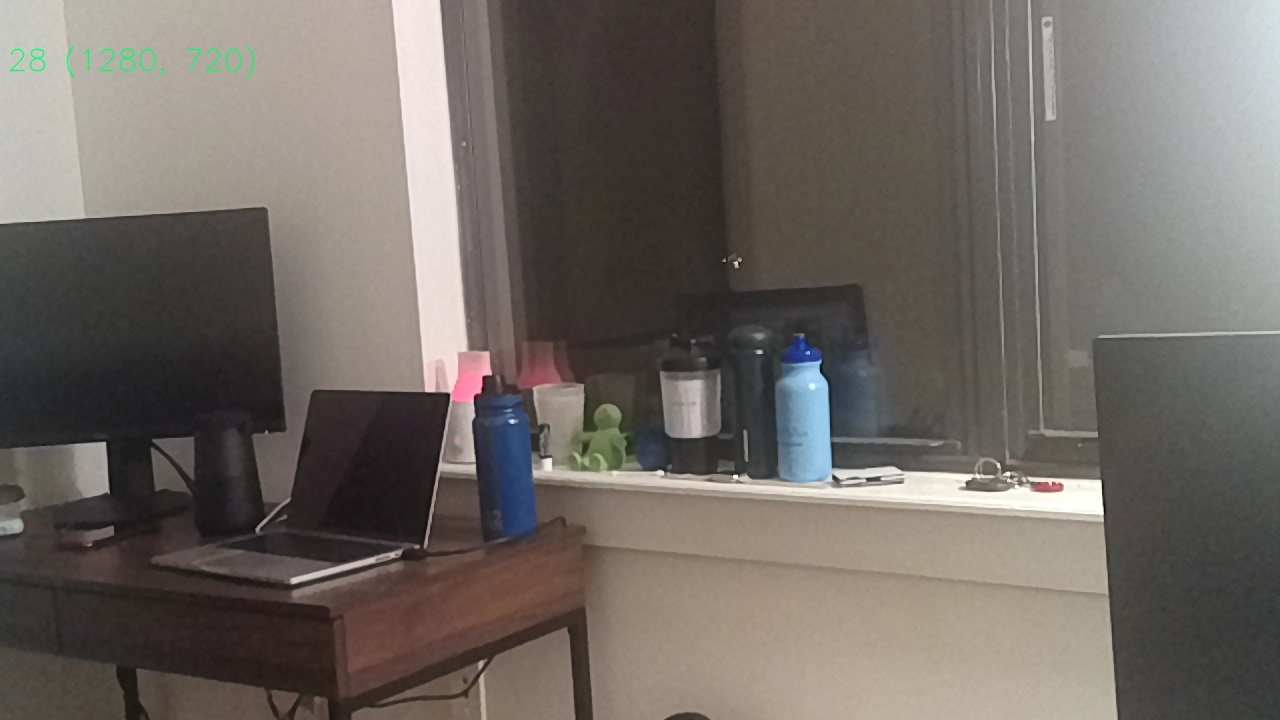
#> input picture CV-2/Question5/images/image12.jpg, 1280 x 720 px, found by its file name
$ jupyter execute Que5.ipynb
#> lines starting #> are read from the running program, lines starting #| are printed output that depends on the picture; after the words box and inside, x2 and y2 are one past the last pixel; in counts of white or black regions, pixels touching at a corner belong together
[cell 1]
import cv2
import numpy as np
import matplotlib.pyplot as plt
import imageio
import imutils

cv2.ocl.setUseOpenCL(False)

def Main_Ponts_Func(image):
    descriptor = cv2.ORB_create()
    kps, features = descriptor.detectAndCompute(image, None)
    return (kps, features)

def Match_The_Key_Points_Func(features_train, features_query, ratio):
    bf = cv2.BFMatcher(cv2.NORM_L2, crossCheck = False)
    raw_match = bf.knnMatch(features_train, features_query, 2)
    matches = []
    for m, n in raw_match:
        if m.distance < n.distance * ratio:
            matches.append(m)
    return matches

def Find_Homography(kps_train, kps_query, matches, reprojThresh):
    kpsA = np.float32([kp.pt for kp in kps_train])
    kpsB = np.float32([kp.pt for kp in kps_query])
    if len(matches) > 4:
        ptsA = np.float32([kpsA[m.queryIdx] for m in matches])
        ptsB = np.float32([kpsB[m.trainIdx] for m in matches])
        (Homography, status) = cv2.findHomography(ptsA, ptsB, cv2.RANSAC, reprojThresh)
        return(matches, Homography, status)
    else:
        return None

def Transform_To_Gray_Scale_Func(result):
    gray = cv2.cvtColor(result, cv2.COLOR_BGR2GRAY)
    thresh = cv2.threshold(gray, 0, 255, cv2.THRESH_BINARY)[1]
    cnts = cv2.findContours(thresh.copy(), cv2.RETR_EXTERNAL, cv2.CHAIN_APPROX_SIMPLE)
    cnts = imutils.grab_contours(cnts)
    c = max(cnts, key=cv2.contourArea)
    (x, y, w, h) = cv2.boundingRect(c)
    result = result[y:y + h, x:x + w]
    return result

img_to_train = imageio.imread("/users/iamns45/Downloads/CV-2/Question5/images/image12.jpg")
#> img_to_train is the input picture: shape (720, 1280, 3); mean R, G, B 110.9, 104.3, 98.6
img_to_be_queried = imageio.imread("/users/iamns45/Downloads/CV-2/Question5/images/image11.jpg")
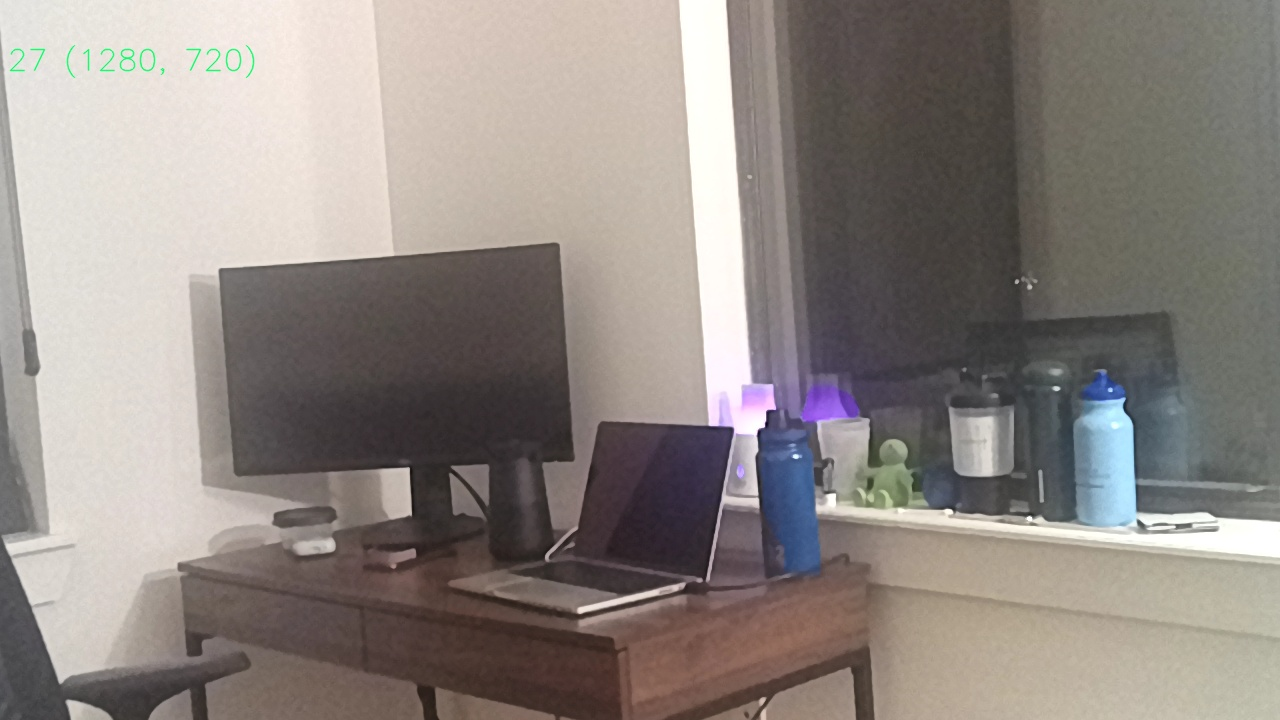
#> input picture CV-2/Question5/images/image11.jpg, 1280 x 720 px, found by its file name
#> img_to_be_queried is the input picture: shape (720, 1280, 3); mean R, G, B 143.3, 135.7, 130.8
gray_img_to_train = cv2.cvtColor(img_to_train, cv2.COLOR_RGB2GRAY)
gray_img_to_be_queried = cv2.cvtColor(img_to_be_queried, cv2.COLOR_RGB2GRAY)
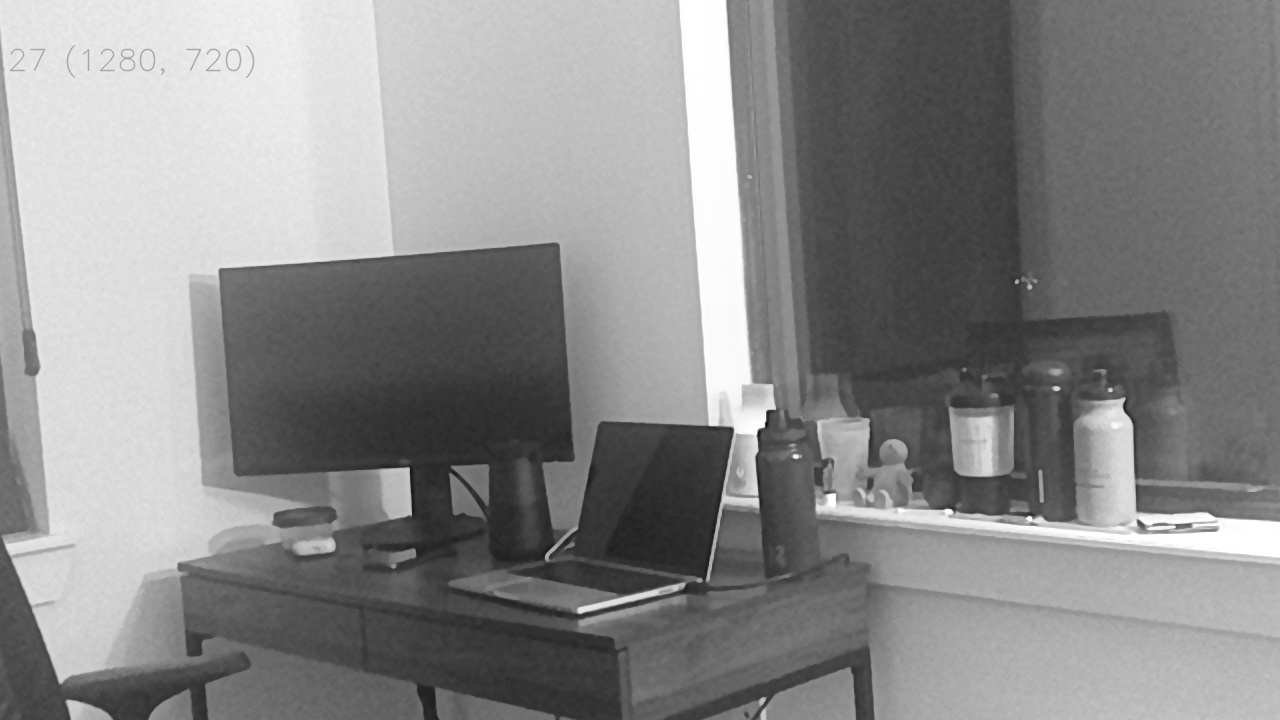
#> gray_img_to_be_queried: shape (720, 1280); min 11, max 255, mean 137.4
kps_train, features_train = Main_Ponts_Func(gray_img_to_train) #kps and features of 1
#> in Main_Ponts_Func, `kps, features = descriptor.detectAndCompute(image, None)`: kps = 500 keypoints; strongest (x, y, size): (735, 475, 31), (736, 475, 37.2), (1008, 474, 31), (1098, 480, 31)
#> kps_train has the same summary as kps in Main_Ponts_Func
kps_query, features_query = Main_Ponts_Func(gray_img_to_be_queried) #kps and features of 2
#> in Main_Ponts_Func (call 2), `kps, features = descriptor.detectAndCompute(image, None)`: kps = 500 keypoints; strongest (x, y, size): (764, 426, 31), (763, 426, 37.2), (766, 412, 31), (767, 412, 37.2)
#> kps_query has the same summary as kps in Main_Ponts_Func
matches = Match_The_Key_Points_Func(features_train, features_query, 0.75)
#> in Match_The_Key_Points_Func, `raw_match = bf.knnMatch(features_train, features_query, 2)`: raw_match = 500 matches
#> after the loop in Match_The_Key_Points_Func, `for m, n in raw_match:`: matches = 85 matches
#> matches = 85 matches
temp_img = cv2.drawMatches(img_to_train, kps_train, img_to_be_queried, kps_query, np.random.choice(matches,100), None, flags=cv2.DrawMatchesFlags_NOT_DRAW_SINGLE_POINTS)
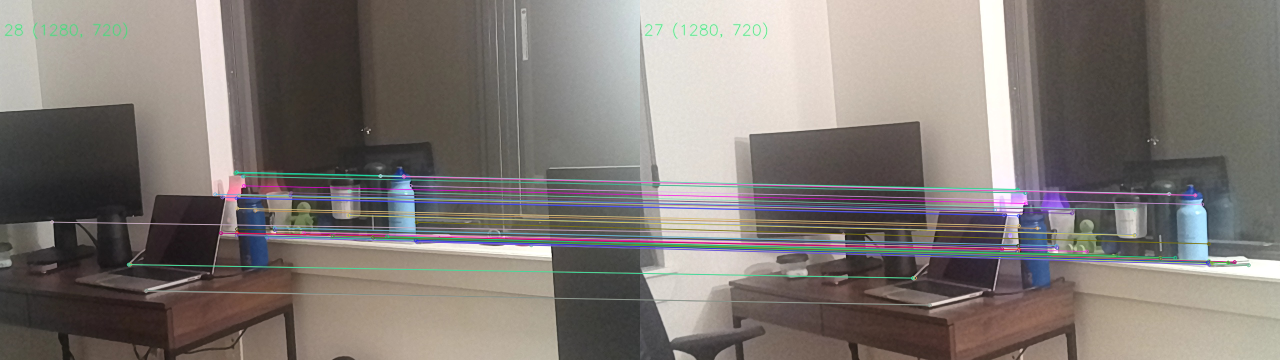
#> temp_img: shape (720, 2560, 3) (shown at 1/2 size); mean R, G, B 127.8, 121, 116.6
M = Find_Homography(kps_train, kps_query, matches, 4)
#> in Find_Homography, `kpsA = np.float32([kp.pt for kp in kps_train])`: kpsA = 500 pairs, first value 101.5 to 1103, second value 207.4 to 665.3
#> in Find_Homography, `kpsB = np.float32([kp.pt for kp in kps_query])`: kpsB = 500 pairs, first value 60 to 1217, second value 49 to 682
#> in Find_Homography, `ptsA = np.float32([kpsA[m.queryIdx] for m in matches])`: ptsA = 85 pairs, first value 103.7 to 1094.9, second value 344 to 582
#> in Find_Homography, `ptsB = np.float32([kpsB[m.trainIdx] for m in matches])`: ptsB = 85 pairs, first value 406.4 to 1217, second value 378.2 to 610
#> in Find_Homography, `(Homography, status) = cv2.findHomography(ptsA, ptsB, cv2.RANSAC, repr..`: Homography = [[0.813, -0.0217, 323.3], [-0.0491, 0.919, 56.99], [-0.000147, -1.56e-05, 1]]; status = 85 values, max 1 at index 0, min 0 at index 9, mean 0.953
#> M = 3 matches
matches, homography, status = M
#> homography has the same summary as Homography in Find_Homography
width = img_to_train.shape[1] + img_to_be_queried.shape[1]
#> width = 2560
height = img_to_train.shape[0] + img_to_be_queried.shape[0]
#> height = 1440
result = cv2.warpPerspective(img_to_train, homography, (width, height))
result[0:img_to_be_queried.shape[0], 0:img_to_be_queried.shape[1]] = img_to_be_queried
result = Transform_To_Gray_Scale_Func(result)
#> in Transform_To_Gray_Scale_Func, `thresh = cv2.threshold(gray, 0, 255, cv2.THRESH_BINARY)[1]`:
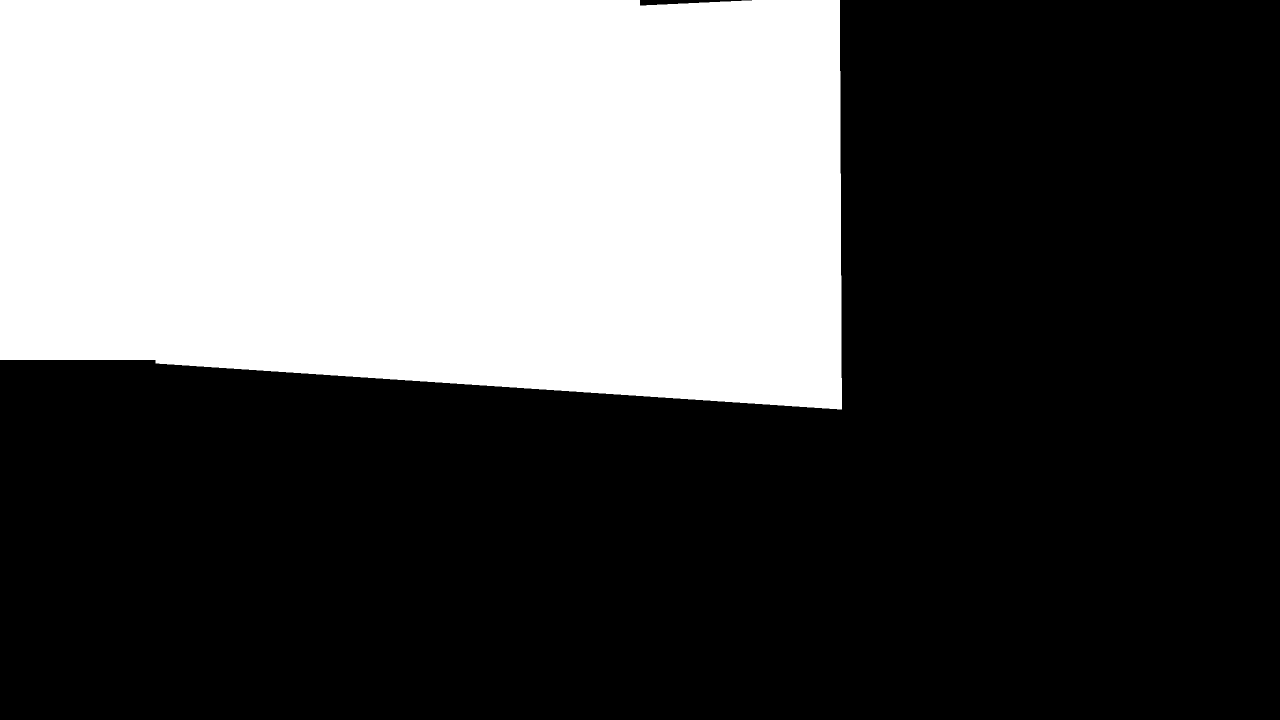
#> thresh: shape (1440, 2560) (shown at 1/2 size); 34.8% white; 1 white region
#> in Transform_To_Gray_Scale_Func, `cnts = cv2.findContours(thresh.copy(), cv2.RETR_EXTERNAL, cv2.CHAIN_AP..`: cnts = 1 contour; box (x1, y1, x2, y2) and area: (0, 0, 1684, 819) 1279802
#> in Transform_To_Gray_Scale_Func, `c = max(cnts, key=cv2.contourArea)`: c = contour of 224 points, box (x1, y1, x2, y2) (0, 0, 1684, 819), area 1279802
#> in Transform_To_Gray_Scale_Func, `(x, y, w, h) = cv2.boundingRect(c)`: x = 0; w = 1684; h = 819
#> in Transform_To_Gray_Scale_Func, `result = result[y:y + h, x:x + w]`:
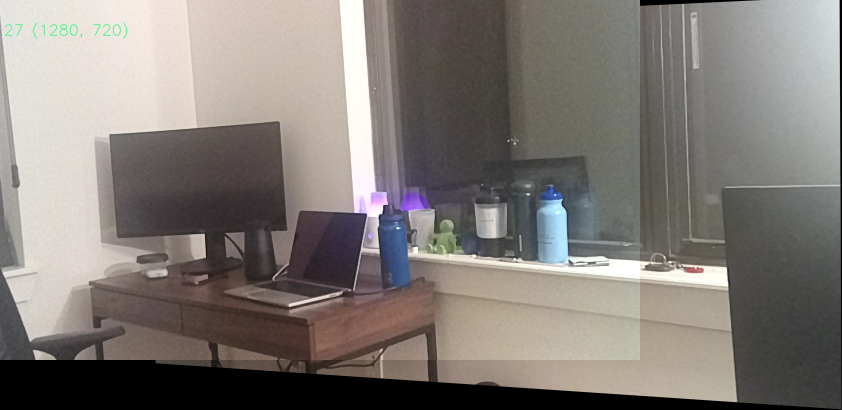
#> result: shape (819, 1684, 3) (shown at 1/2 size); mean R, G, B 128.9, 123.2, 118.3
plt.figure(figsize=(20,10))
plt.imshow(result)
plt.show()
